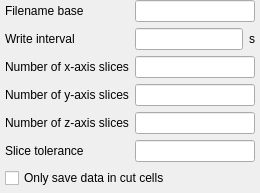
            <widget class="QWidget" name="cell_common" native="true">
             <layout class="QGridLayout" name="gridlayout_cell_common">
              <property name="leftMargin">
               <number>5</number>
              </property>
              <property name="topMargin">
               <number>0</number>
              </property>
              <property name="rightMargin">
               <number>5</number>
              </property>
              <property name="bottomMargin">
               <number>5</number>
              </property>
              <property name="spacing">
               <number>6</number>
              </property>
              <item row="6" column="0" colspan="4">
               <widget class="CheckBox" name="checkbox_keyword_vtk_cutcell_only_args_VTK">
                <property name="text">
                 <string>Only save data in cut cells</string>
                </property>
               </widget>
              </item>
              <item row="0" column="0">
               <widget class="QLabel" name="label_vtk_filebase">
                <property name="text">
                 <string>Filename base</string>
                </property>
               </widget>
              </item>
              <item row="0" column="1" colspan="3">
               <widget class="LineEdit" name="lineedit_keyword_vtk_filebase_args_VTK"/>
              </item>
              <item row="1" column="0">
               <widget class="QLabel" name="label_vtk_dt">
                <property name="text">
                 <string>Write interval</string>
                </property>
               </widget>
              </item>
              <item row="1" column="1">
               <widget class="LineEdit" name="lineedit_keyword_vtk_dt_args_VTK"/>
              </item>
              <item row="2" column="0">
               <widget class="QLabel" name="label_vtk_nxs">
                <property name="text">
                 <string>Number of x-axis slices</string>
                </property>
               </widget>
              </item>
              <item row="3" column="0">
               <widget class="QLabel" name="label_vtk_nys">
                <property name="text">
                 <string>Number of y-axis slices</string>
                </property>
               </widget>
              </item>
              <item row="4" column="0">
               <widget class="QLabel" name="label_vtk_nzs">
                <property name="text">
                 <string>Number of z-axis slices</string>
                </property>
               </widget>
              </item>
              <item row="2" column="1" colspan="3">
               <widget class="LineEdit" name="lineedit_keyword_vtk_nxs_args_VTK"/>
              </item>
              <item row="3" column="1" colspan="3">
               <widget class="LineEdit" name="lineedit_keyword_vtk_nys_args_VTK"/>
              </item>
              <item row="4" column="1" colspan="3">
               <widget class="LineEdit" name="lineedit_keyword_vtk_nzs_args_VTK"/>
              </item>
              <item row="1" column="2" colspan="2">
               <widget class="QLabel" name="label_vtk_dt_units">
                <property name="text">
                 <string>s</string>
                </property>
               </widget>
              </item>
              <item row="5" column="0">
               <widget class="QLabel" name="label_vtk_slice_tol">
                <property name="text">
                 <string>Slice tolerance</string>
                </property>
               </widget>
              </item>
              <item row="5" column="1" colspan="3">
               <widget class="LineEdit" name="lineedit_keyword_vtk_slice_tol_args_VTK"/>
              </item>
             </layout>
            </widget>
